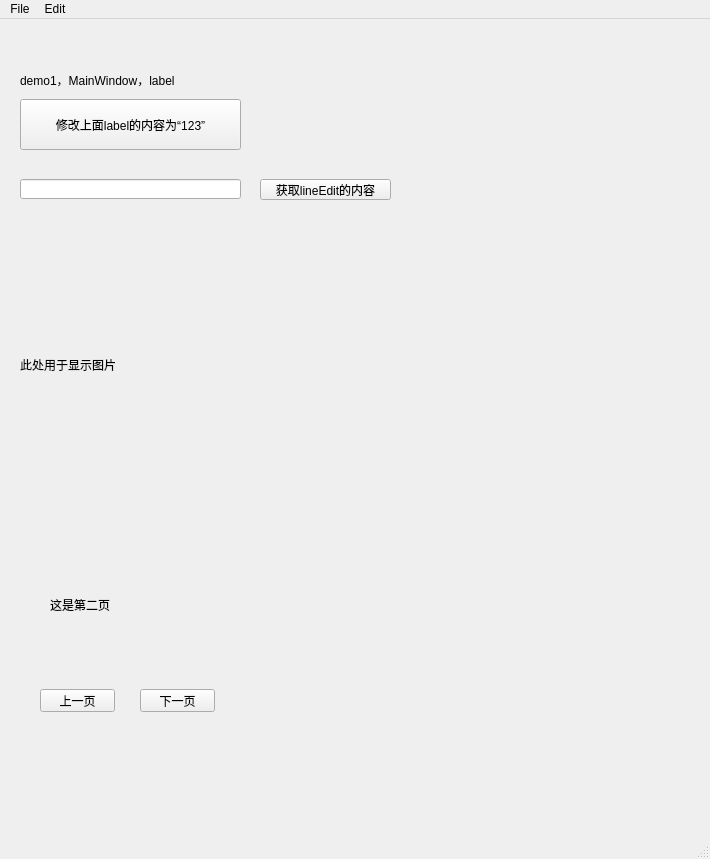
<?xml version="1.0" encoding="UTF-8"?>
<ui version="4.0">
 <class>MainWindow</class>
 <widget class="QMainWindow" name="MainWindow">
  <property name="geometry">
   <rect>
    <x>0</x>
    <y>0</y>
    <width>710</width>
    <height>859</height>
   </rect>
  </property>
  <property name="windowTitle">
   <string>MainWindow</string>
  </property>
  <widget class="QWidget" name="centralwidget">
   <widget class="QLabel" name="label">
    <property name="geometry">
     <rect>
      <x>20</x>
      <y>10</y>
      <width>181</width>
      <height>101</height>
     </rect>
    </property>
    <property name="text">
     <string>demo1，MainWindow，label</string>
    </property>
   </widget>
   <widget class="QPushButton" name="pushButton1">
    <property name="geometry">
     <rect>
      <x>20</x>
      <y>80</y>
      <width>221</width>
      <height>51</height>
     </rect>
    </property>
    <property name="text">
     <string>修改上面label的内容为“123”</string>
    </property>
   </widget>
   <widget class="QLabel" name="label_img">
    <property name="geometry">
     <rect>
      <x>20</x>
      <y>190</y>
      <width>551</width>
      <height>311</height>
     </rect>
    </property>
    <property name="text">
     <string>此处用于显示图片</string>
    </property>
   </widget>
   <widget class="QLineEdit" name="lineEdit">
    <property name="geometry">
     <rect>
      <x>20</x>
      <y>160</y>
      <width>221</width>
      <height>20</height>
     </rect>
    </property>
   </widget>
   <widget class="QPushButton" name="pushButton2">
    <property name="geometry">
     <rect>
      <x>260</x>
      <y>160</y>
      <width>131</width>
      <height>21</height>
     </rect>
    </property>
    <property name="text">
     <string>获取lineEdit的内容</string>
    </property>
   </widget>
   <widget class="QStackedWidget" name="stackedWidget">
    <property name="geometry">
     <rect>
      <x>10</x>
      <y>530</y>
      <width>671</width>
      <height>241</height>
     </rect>
    </property>
    <property name="currentIndex">
     <number>1</number>
    </property>
    <widget class="QWidget" name="page">
     <widget class="QLabel" name="label_2">
      <property name="geometry">
       <rect>
        <x>50</x>
        <y>40</y>
        <width>91</width>
        <height>31</height>
       </rect>
      </property>
      <property name="text">
       <string>这是第一页</string>
      </property>
     </widget>
     <widget class="QPushButton" name="pushButton_down1">
      <property name="geometry">
       <rect>
        <x>50</x>
        <y>130</y>
        <width>75</width>
        <height>23</height>
       </rect>
      </property>
      <property name="text">
       <string>下一页</string>
      </property>
     </widget>
    </widget>
    <widget class="QWidget" name="page_2">
     <widget class="QLabel" name="label_3">
      <property name="geometry">
       <rect>
        <x>40</x>
        <y>40</y>
        <width>91</width>
        <height>31</height>
       </rect>
      </property>
      <property name="text">
       <string>这是第二页</string>
      </property>
     </widget>
     <widget class="QPushButton" name="pushButton_down2">
      <property name="geometry">
       <rect>
        <x>130</x>
        <y>140</y>
        <width>75</width>
        <height>23</height>
       </rect>
      </property>
      <property name="text">
       <string>下一页</string>
      </property>
     </widget>
     <widget class="QPushButton" name="pushButton_up1">
      <property name="geometry">
       <rect>
        <x>30</x>
        <y>140</y>
        <width>75</width>
        <height>23</height>
       </rect>
      </property>
      <property name="text">
       <string>上一页</string>
      </property>
     </widget>
    </widget>
    <widget class="QWidget" name="page_3">
     <widget class="QLabel" name="label_4">
      <property name="geometry">
       <rect>
        <x>50</x>
        <y>30</y>
        <width>91</width>
        <height>31</height>
       </rect>
      </property>
      <property name="text">
       <string>这是第三页</string>
      </property>
     </widget>
     <widget class="QPushButton" name="pushButton_up2">
      <property name="geometry">
       <rect>
        <x>40</x>
        <y>110</y>
        <width>75</width>
        <height>23</height>
       </rect>
      </property>
      <property name="text">
       <string>上一页</string>
      </property>
     </widget>
    </widget>
   </widget>
  </widget>
  <widget class="QMenuBar" name="menubar">
   <property name="geometry">
    <rect>
     <x>0</x>
     <y>0</y>
     <width>710</width>
     <height>23</height>
    </rect>
   </property>
   <widget class="QMenu" name="menuFile">
    <property name="title">
     <string>File</string>
    </property>
    <addaction name="actionOpen"/>
    <addaction name="actionSave"/>
   </widget>
   <widget class="QMenu" name="menuEdit">
    <property name="title">
     <string>Edit</string>
    </property>
    <addaction name="actionUndo"/>
   </widget>
   <addaction name="menuFile"/>
   <addaction name="menuEdit"/>
  </widget>
  <widget class="QStatusBar" name="statusbar"/>
  <action name="actionOpen">
   <property name="text">
    <string>Open</string>
   </property>
  </action>
  <action name="actionSave">
   <property name="text">
    <string>Save</string>
   </property>
  </action>
  <action name="actionUndo">
   <property name="text">
    <string>Undo</string>
   </property>
  </action>
 </widget>
 <resources/>
 <connections/>
</ui>
